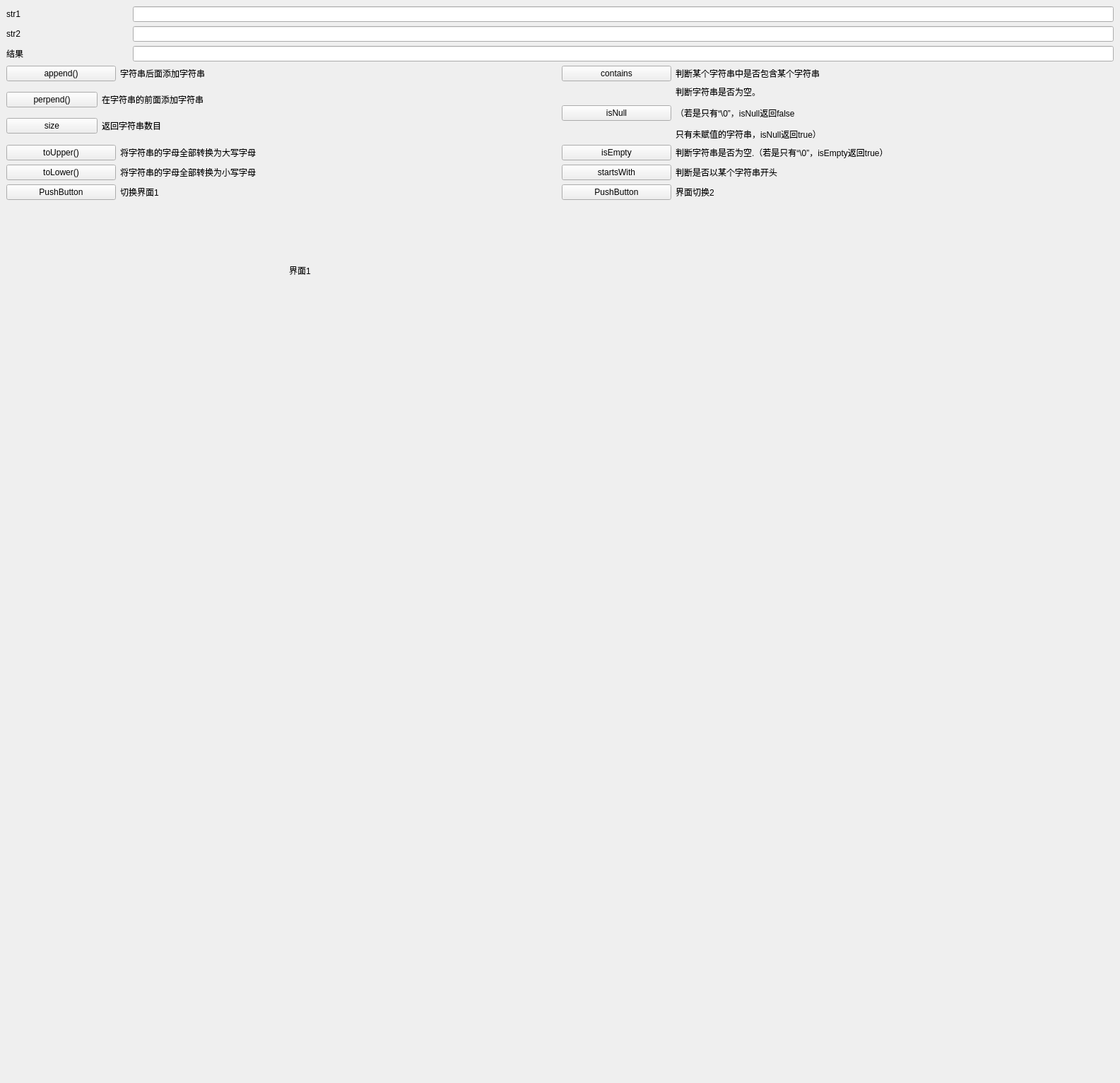
<?xml version="1.0" encoding="UTF-8"?>
<ui version="4.0">
 <class>Interface_MainWindow</class>
 <widget class="QMainWindow" name="Interface_MainWindow">
  <property name="geometry">
   <rect>
    <x>0</x>
    <y>0</y>
    <width>1585</width>
    <height>1533</height>
   </rect>
  </property>
  <property name="windowTitle">
   <string>MainWindow</string>
  </property>
  <widget class="QWidget" name="centralwidget">
   <layout class="QVBoxLayout" name="verticalLayout_2" stretch="1,4,6">
    <item>
     <layout class="QGridLayout" name="gridLayout" rowstretch="1,0,0" columnstretch="1,8">
      <property name="sizeConstraint">
       <enum>QLayout::SetDefaultConstraint</enum>
      </property>
      <item row="2" column="0">
       <widget class="QLabel" name="label_3">
        <property name="text">
         <string>结果</string>
        </property>
       </widget>
      </item>
      <item row="1" column="0">
       <widget class="QLabel" name="labelstr2">
        <property name="text">
         <string>str2</string>
        </property>
       </widget>
      </item>
      <item row="0" column="0">
       <widget class="QLabel" name="labelstr1">
        <property name="text">
         <string>str1</string>
        </property>
       </widget>
      </item>
      <item row="1" column="1">
       <widget class="QLineEdit" name="lineEdit2"/>
      </item>
      <item row="0" column="1">
       <widget class="QLineEdit" name="lineEdit1"/>
      </item>
      <item row="2" column="1">
       <widget class="QLineEdit" name="lineEdit3"/>
      </item>
     </layout>
    </item>
    <item>
     <layout class="QGridLayout" name="gridLayout_3" rowstretch="0,0,0,0,0,0" columnstretch="1,4,1,4">
      <item row="0" column="0">
       <widget class="QPushButton" name="pushButton_1">
        <property name="text">
         <string>append()</string>
        </property>
       </widget>
      </item>
      <item row="0" column="2">
       <widget class="QPushButton" name="pushButton_6">
        <property name="text">
         <string>contains</string>
        </property>
       </widget>
      </item>
      <item row="1" column="3">
       <widget class="QLabel" name="label_2">
        <property name="text">
         <string>&lt;html&gt;&lt;head/&gt;&lt;body&gt;&lt;p&gt;判断字符串是否为空。&lt;/p&gt;&lt;p&gt;（若是只有“\0”，isNull返回false&lt;/p&gt;&lt;p&gt;只有未赋值的字符串，isNull返回true）&lt;/p&gt;&lt;/body&gt;&lt;/html&gt;</string>
        </property>
        <property name="textFormat">
         <enum>Qt::RichText</enum>
        </property>
       </widget>
      </item>
      <item row="0" column="3">
       <widget class="QLabel" name="label">
        <property name="text">
         <string>判断某个字符串中是否包含某个字符串</string>
        </property>
       </widget>
      </item>
      <item row="0" column="1">
       <widget class="QLabel" name="label_but1">
        <property name="text">
         <string>字符串后面添加字符串</string>
        </property>
       </widget>
      </item>
      <item row="3" column="2">
       <widget class="QPushButton" name="pushButton_8">
        <property name="text">
         <string>isEmpty</string>
        </property>
       </widget>
      </item>
      <item row="3" column="0">
       <widget class="QPushButton" name="pushButton_3">
        <property name="text">
         <string>toUpper()</string>
        </property>
       </widget>
      </item>
      <item row="3" column="3">
       <widget class="QLabel" name="label_4">
        <property name="text">
         <string>判断字符串是否为空.（若是只有“\0”，isEmpty返回true）</string>
        </property>
       </widget>
      </item>
      <item row="3" column="1">
       <widget class="QLabel" name="label_but3">
        <property name="text">
         <string>将字符串的字母全部转换为大写字母</string>
        </property>
       </widget>
      </item>
      <item row="4" column="0">
       <widget class="QPushButton" name="pushButton_4">
        <property name="text">
         <string>toLower()</string>
        </property>
       </widget>
      </item>
      <item row="4" column="2">
       <widget class="QPushButton" name="pushButton_9">
        <property name="text">
         <string>startsWith</string>
        </property>
       </widget>
      </item>
      <item row="4" column="3">
       <widget class="QLabel" name="label_5">
        <property name="text">
         <string>判断是否以某个字符串开头</string>
        </property>
       </widget>
      </item>
      <item row="5" column="0">
       <widget class="QPushButton" name="pushButton_5">
        <property name="text">
         <string>PushButton</string>
        </property>
       </widget>
      </item>
      <item row="4" column="1">
       <widget class="QLabel" name="label_but4">
        <property name="text">
         <string>将字符串的字母全部转换为小写字母</string>
        </property>
       </widget>
      </item>
      <item row="1" column="2">
       <widget class="QPushButton" name="pushButton_7">
        <property name="text">
         <string>isNull</string>
        </property>
       </widget>
      </item>
      <item row="5" column="3">
       <widget class="QLabel" name="label_6">
        <property name="text">
         <string>界面切换2</string>
        </property>
       </widget>
      </item>
      <item row="5" column="1">
       <widget class="QLabel" name="label_but5">
        <property name="text">
         <string>切换界面1</string>
        </property>
       </widget>
      </item>
      <item row="5" column="2">
       <widget class="QPushButton" name="pushButton_10">
        <property name="text">
         <string>PushButton</string>
        </property>
       </widget>
      </item>
      <item row="1" column="0" colspan="2">
       <layout class="QGridLayout" name="gridLayout_2" columnstretch="1,5">
        <item row="1" column="0">
         <widget class="QPushButton" name="pushButton_2_2">
          <property name="text">
           <string>size</string>
          </property>
         </widget>
        </item>
        <item row="0" column="0">
         <widget class="QPushButton" name="pushButton_2_1">
          <property name="text">
           <string>perpend()</string>
          </property>
         </widget>
        </item>
        <item row="0" column="1">
         <widget class="QLabel" name="label_7">
          <property name="text">
           <string>在字符串的前面添加字符串</string>
          </property>
         </widget>
        </item>
        <item row="1" column="1">
         <widget class="QLabel" name="label_8">
          <property name="text">
           <string>返回字符串数目</string>
          </property>
         </widget>
        </item>
       </layout>
      </item>
     </layout>
    </item>
    <item>
     <widget class="QStackedWidget" name="stackedWidget">
      <property name="minimumSize">
       <size>
        <width>0</width>
        <height>300</height>
       </size>
      </property>
      <property name="currentIndex">
       <number>0</number>
      </property>
      <widget class="QWidget" name="page">
       <widget class="QLabel" name="label_page1">
        <property name="geometry">
         <rect>
          <x>400</x>
          <y>80</y>
          <width>126</width>
          <height>27</height>
         </rect>
        </property>
        <property name="text">
         <string>界面1</string>
        </property>
       </widget>
      </widget>
      <widget class="QWidget" name="page_2">
       <widget class="QLabel" name="label_page2">
        <property name="geometry">
         <rect>
          <x>350</x>
          <y>120</y>
          <width>126</width>
          <height>27</height>
         </rect>
        </property>
        <property name="text">
         <string>界面2</string>
        </property>
       </widget>
      </widget>
     </widget>
    </item>
   </layout>
  </widget>
 </widget>
 <resources/>
 <connections/>
</ui>
